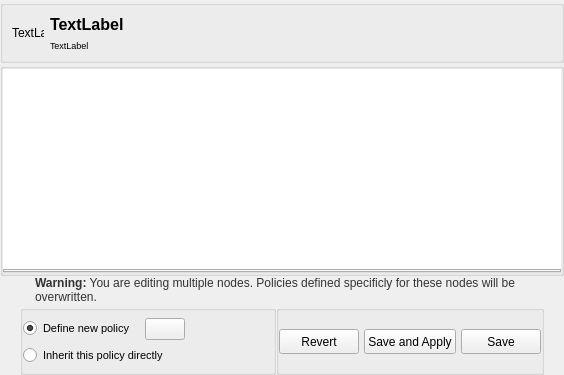
     <widget class="QFrame" name="framePolicy">
      <property name="sizePolicy">
       <sizepolicy hsizetype="Preferred" vsizetype="Preferred">
        <horstretch>5</horstretch>
        <verstretch>0</verstretch>
       </sizepolicy>
      </property>
      <layout class="QGridLayout" name="gridLayout_3">
       <property name="margin">
        <number>0</number>
       </property>
       <property name="spacing">
        <number>0</number>
       </property>
       <item row="1" column="0">
        <widget class="QFrame" name="frameInheritance">
         <property name="frameShape">
          <enum>QFrame::NoFrame</enum>
         </property>
         <property name="frameShadow">
          <enum>QFrame::Plain</enum>
         </property>
         <property name="lineWidth">
          <number>0</number>
         </property>
         <layout class="QGridLayout" name="gridLayout_6">
          <property name="margin">
           <number>0</number>
          </property>
          <property name="spacing">
           <number>0</number>
          </property>
          <item row="0" column="0">
           <widget class="QFrame" name="frameSingle">
            <property name="minimumSize">
             <size>
              <width>100</width>
              <height>0</height>
             </size>
            </property>
            <property name="frameShape">
             <enum>QFrame::NoFrame</enum>
            </property>
            <property name="frameShadow">
             <enum>QFrame::Raised</enum>
            </property>
            <layout class="QVBoxLayout" name="verticalLayout_3">
             <property name="spacing">
              <number>0</number>
             </property>
             <property name="margin">
              <number>0</number>
             </property>
             <item>
              <widget class="QGroupBox" name="groupNodeInfo">
               <property name="styleSheet">
                <string notr="true">#groupNodeInfo{
color:rgb(255,255,255);
/*qlineargradient(spread:pad, x1:0.5, y1:1, x2:0.5, y2:0, stop:0 rgba(183, 100, 124, 255), stop:0.0212465 rgba(91, 33, 50, 255), stop:0.521739 rgba(152, 86, 105, 255), stop:0.527174 rgba(155, 98, 115, 255), stop:0.983696 rgba(184, 141, 153, 255), stop:1 rgba(220, 173, 186, 255));*/


background: url(:/icons/internet256.png) no-repeat;

}</string>
               </property>
               <property name="title">
                <string/>
               </property>
               <property name="flat">
                <bool>true</bool>
               </property>
               <layout class="QHBoxLayout" name="horizontalLayout_5">
                <property name="bottomMargin">
                 <number>9</number>
                </property>
                <item>
                 <widget class="QLabel" name="pixmapNode">
                  <property name="minimumSize">
                   <size>
                    <width>32</width>
                    <height>32</height>
                   </size>
                  </property>
                  <property name="maximumSize">
                   <size>
                    <width>32</width>
                    <height>32</height>
                   </size>
                  </property>
                  <property name="text">
                   <string>TextLabel</string>
                  </property>
                  <property name="scaledContents">
                   <bool>true</bool>
                  </property>
                  <property name="indent">
                   <number>0</number>
                  </property>
                 </widget>
                </item>
                <item>
                 <layout class="QVBoxLayout" name="verticalLayout_2">
                  <item>
                   <widget class="QLabel" name="labelNode">
                    <property name="font">
                     <font>
                      <pointsize>12</pointsize>
                      <weight>75</weight>
                      <bold>true</bold>
                     </font>
                    </property>
                    <property name="text">
                     <string>TextLabel</string>
                    </property>
                   </widget>
                  </item>
                  <item>
                   <widget class="QLabel" name="labelNodeDesc">
                    <property name="font">
                     <font>
                      <pointsize>7</pointsize>
                      <weight>50</weight>
                      <bold>false</bold>
                     </font>
                    </property>
                    <property name="text">
                     <string>TextLabel</string>
                    </property>
                   </widget>
                  </item>
                 </layout>
                </item>
               </layout>
              </widget>
             </item>
            </layout>
           </widget>
          </item>
         </layout>
        </widget>
       </item>
       <item row="2" column="0">
        <widget class="QGroupBox" name="groupBox">
         <property name="title">
          <string/>
         </property>
         <property name="flat">
          <bool>true</bool>
         </property>
         <layout class="QGridLayout" name="gridLayout_15">
          <property name="margin">
           <number>0</number>
          </property>
          <property name="spacing">
           <number>0</number>
          </property>
          <item row="1" column="0">
           <widget class="QTabWidget" name="tabPolicy">
            <property name="currentIndex">
             <number>-1</number>
            </property>
            <property name="documentMode">
             <bool>false</bool>
            </property>
            <property name="movable">
             <bool>true</bool>
            </property>
           </widget>
          </item>
          <item row="0" column="0">
           <widget class="QTextBrowser" name="textLog">
            <property name="minimumSize">
             <size>
              <width>0</width>
              <height>200</height>
             </size>
            </property>
            <property name="font">
             <font>
              <pointsize>-1</pointsize>
              <underline>false</underline>
              <strikeout>false</strikeout>
             </font>
            </property>
            <property name="styleSheet">
             <string notr="true">#textLog {
        show-decoration-selected: 1; /* make the selection span the entire width of the view */
        color: #444444;
		border: 0px;
        font-size: 10px;
        text-decoration: none;
        background-color: qlineargradient(spread:pad, x1:0.5, y1:0, x2:0.516304,
            y2:0.653, stop:0 rgba(171, 171, 171, 255), stop:1 rgba(255, 255, 255, 220));
}</string>
            </property>
            <property name="frameShape">
             <enum>QFrame::NoFrame</enum>
            </property>
           </widget>
          </item>
         </layout>
        </widget>
       </item>
       <item row="4" column="0">
        <widget class="QFrame" name="frameButtons">
         <property name="minimumSize">
          <size>
           <width>0</width>
           <height>0</height>
          </size>
         </property>
         <property name="maximumSize">
          <size>
           <width>16777215</width>
           <height>70</height>
          </size>
         </property>
         <property name="frameShape">
          <enum>QFrame::NoFrame</enum>
         </property>
         <property name="frameShadow">
          <enum>QFrame::Raised</enum>
         </property>
         <layout class="QHBoxLayout" name="horizontalLayout">
          <property name="spacing">
           <number>0</number>
          </property>
          <property name="leftMargin">
           <number>20</number>
          </property>
          <property name="topMargin">
           <number>0</number>
          </property>
          <property name="rightMargin">
           <number>20</number>
          </property>
          <property name="bottomMargin">
           <number>0</number>
          </property>
          <item>
           <widget class="QGroupBox" name="framePolicyInherit">
            <property name="minimumSize">
             <size>
              <width>0</width>
              <height>70</height>
             </size>
            </property>
            <property name="maximumSize">
             <size>
              <width>16777215</width>
              <height>70</height>
             </size>
            </property>
            <property name="title">
             <string/>
            </property>
            <property name="flat">
             <bool>true</bool>
            </property>
            <layout class="QGridLayout" name="gridLayout_5">
             <property name="horizontalSpacing">
              <number>10</number>
             </property>
             <property name="verticalSpacing">
              <number>0</number>
             </property>
             <property name="margin">
              <number>0</number>
             </property>
             <item row="0" column="2">
              <spacer name="horizontalSpacer_2">
               <property name="orientation">
                <enum>Qt::Horizontal</enum>
               </property>
               <property name="sizeHint" stdset="0">
                <size>
                 <width>40</width>
                 <height>20</height>
                </size>
               </property>
              </spacer>
             </item>
             <item row="1" column="0" colspan="4">
              <widget class="QRadioButton" name="radioPolicyInherit">
               <property name="sizePolicy">
                <sizepolicy hsizetype="Expanding" vsizetype="Fixed">
                 <horstretch>0</horstretch>
                 <verstretch>0</verstretch>
                </sizepolicy>
               </property>
               <property name="minimumSize">
                <size>
                 <width>250</width>
                 <height>17</height>
                </size>
               </property>
               <property name="maximumSize">
                <size>
                 <width>16777215</width>
                 <height>17</height>
                </size>
               </property>
               <property name="font">
                <font>
                 <pointsize>8</pointsize>
                </font>
               </property>
               <property name="text">
                <string>Inherit this policy directly</string>
               </property>
               <property name="icon">
                <iconset resource="data.qrc">
                 <normaloff>:/icons/screens48.png</normaloff>:/icons/screens48.png</iconset>
               </property>
               <property name="checked">
                <bool>false</bool>
               </property>
              </widget>
             </item>
             <item row="0" column="0">
              <widget class="QRadioButton" name="radioPolicyNoInherit">
               <property name="sizePolicy">
                <sizepolicy hsizetype="Fixed" vsizetype="Fixed">
                 <horstretch>0</horstretch>
                 <verstretch>0</verstretch>
                </sizepolicy>
               </property>
               <property name="minimumSize">
                <size>
                 <width>0</width>
                 <height>17</height>
                </size>
               </property>
               <property name="maximumSize">
                <size>
                 <width>16777215</width>
                 <height>17</height>
                </size>
               </property>
               <property name="font">
                <font>
                 <pointsize>8</pointsize>
                </font>
               </property>
               <property name="text">
                <string>Define new policy</string>
               </property>
               <property name="icon">
                <iconset resource="data.qrc">
                 <normaloff>:/icons/new32.png</normaloff>:/icons/new32.png</iconset>
               </property>
               <property name="checked">
                <bool>true</bool>
               </property>
              </widget>
             </item>
             <item row="0" column="1">
              <widget class="QPushButton" name="pushCopyPolicy">
               <property name="toolTip">
                <string>Inherit policies from parent</string>
               </property>
               <property name="text">
                <string/>
               </property>
               <property name="icon">
                <iconset resource="data.qrc">
                 <normaloff>:/icons/favorites.png</normaloff>:/icons/favorites.png</iconset>
               </property>
              </widget>
             </item>
            </layout>
           </widget>
          </item>
          <item>
           <widget class="QGroupBox" name="groupBox_7">
            <property name="title">
             <string/>
            </property>
            <property name="flat">
             <bool>true</bool>
            </property>
            <layout class="QHBoxLayout" name="horizontalLayout_8">
             <property name="spacing">
              <number>5</number>
             </property>
             <property name="leftMargin">
              <number>0</number>
             </property>
             <property name="topMargin">
              <number>5</number>
             </property>
             <property name="rightMargin">
              <number>0</number>
             </property>
             <property name="bottomMargin">
              <number>5</number>
             </property>
             <item>
              <spacer name="horizontalSpacer">
               <property name="orientation">
                <enum>Qt::Horizontal</enum>
               </property>
               <property name="sizeHint" stdset="0">
                <size>
                 <width>0</width>
                 <height>0</height>
                </size>
               </property>
              </spacer>
             </item>
             <item>
              <widget class="QPushButton" name="pushReset">
               <property name="minimumSize">
                <size>
                 <width>0</width>
                 <height>25</height>
                </size>
               </property>
               <property name="maximumSize">
                <size>
                 <width>16777215</width>
                 <height>25</height>
                </size>
               </property>
               <property name="text">
                <string>Revert</string>
               </property>
               <property name="icon">
                <iconset resource="data.qrc">
                 <normaloff>:/icons/reset32.png</normaloff>:/icons/reset32.png</iconset>
               </property>
              </widget>
             </item>
             <item>
              <widget class="QPushButton" name="pushApply">
               <property name="minimumSize">
                <size>
                 <width>0</width>
                 <height>25</height>
                </size>
               </property>
               <property name="maximumSize">
                <size>
                 <width>16777215</width>
                 <height>25</height>
                </size>
               </property>
               <property name="text">
                <string>Save and Apply</string>
               </property>
               <property name="icon">
                <iconset resource="data.qrc">
                 <normaloff>:/icons/apply32.png</normaloff>:/icons/apply32.png</iconset>
               </property>
              </widget>
             </item>
             <item>
              <widget class="QPushButton" name="pushSave">
               <property name="minimumSize">
                <size>
                 <width>0</width>
                 <height>25</height>
                </size>
               </property>
               <property name="maximumSize">
                <size>
                 <width>16777215</width>
                 <height>25</height>
                </size>
               </property>
               <property name="text">
                <string>Save</string>
               </property>
               <property name="icon">
                <iconset resource="data.qrc">
                 <normaloff>:/icons/apply32.png</normaloff>:/icons/apply32.png</iconset>
               </property>
              </widget>
             </item>
            </layout>
           </widget>
          </item>
         </layout>
        </widget>
       </item>
       <item row="3" column="0">
        <widget class="QFrame" name="frameMulti">
         <property name="minimumSize">
          <size>
           <width>0</width>
           <height>29</height>
          </size>
         </property>
         <property name="maximumSize">
          <size>
           <width>16777215</width>
           <height>35</height>
          </size>
         </property>
         <property name="styleSheet">
          <string notr="true"/>
         </property>
         <property name="frameShape">
          <enum>QFrame::NoFrame</enum>
         </property>
         <property name="frameShadow">
          <enum>QFrame::Raised</enum>
         </property>
         <layout class="QHBoxLayout" name="horizontalLayout_10">
          <property name="spacing">
           <number>0</number>
          </property>
          <property name="leftMargin">
           <number>10</number>
          </property>
          <property name="topMargin">
           <number>0</number>
          </property>
          <property name="rightMargin">
           <number>10</number>
          </property>
          <property name="bottomMargin">
           <number>0</number>
          </property>
          <item>
           <widget class="QLabel" name="label_10">
            <property name="minimumSize">
             <size>
              <width>25</width>
              <height>25</height>
             </size>
            </property>
            <property name="maximumSize">
             <size>
              <width>25</width>
              <height>25</height>
             </size>
            </property>
            <property name="text">
             <string/>
            </property>
            <property name="pixmap">
             <pixmap resource="data.qrc">:/icons/dialog-warning.png</pixmap>
            </property>
            <property name="scaledContents">
             <bool>false</bool>
            </property>
            <property name="indent">
             <number>0</number>
            </property>
           </widget>
          </item>
          <item>
           <widget class="QLabel" name="labelMultiple_3">
            <property name="styleSheet">
             <string notr="true">color:#333333</string>
            </property>
            <property name="text">
             <string>&lt;!DOCTYPE HTML PUBLIC &quot;-//W3C//DTD HTML 4.0//EN&quot; &quot;http://www.w3.org/TR/REC-html40/strict.dtd&quot;&gt;
&lt;html&gt;&lt;head&gt;&lt;meta name=&quot;qrichtext&quot; content=&quot;1&quot; /&gt;&lt;style type=&quot;text/css&quot;&gt;
p, li { white-space: pre-wrap; }
&lt;/style&gt;&lt;/head&gt;&lt;body style=&quot; font-family:'Droid Sans'; font-size:9pt; font-weight:400; font-style:normal;&quot;&gt;
&lt;p style=&quot; margin-top:0px; margin-bottom:0px; margin-left:0px; margin-right:0px; -qt-block-indent:0; text-indent:0px;&quot;&gt;&lt;span style=&quot; font-weight:600;&quot;&gt;Warning:&lt;/span&gt; You are editing multiple nodes. Policies defined specificly for these nodes will be overwritten.&lt;/p&gt;&lt;/body&gt;&lt;/html&gt;</string>
            </property>
            <property name="wordWrap">
             <bool>true</bool>
            </property>
           </widget>
          </item>
         </layout>
        </widget>
       </item>
      </layout>
     </widget>
